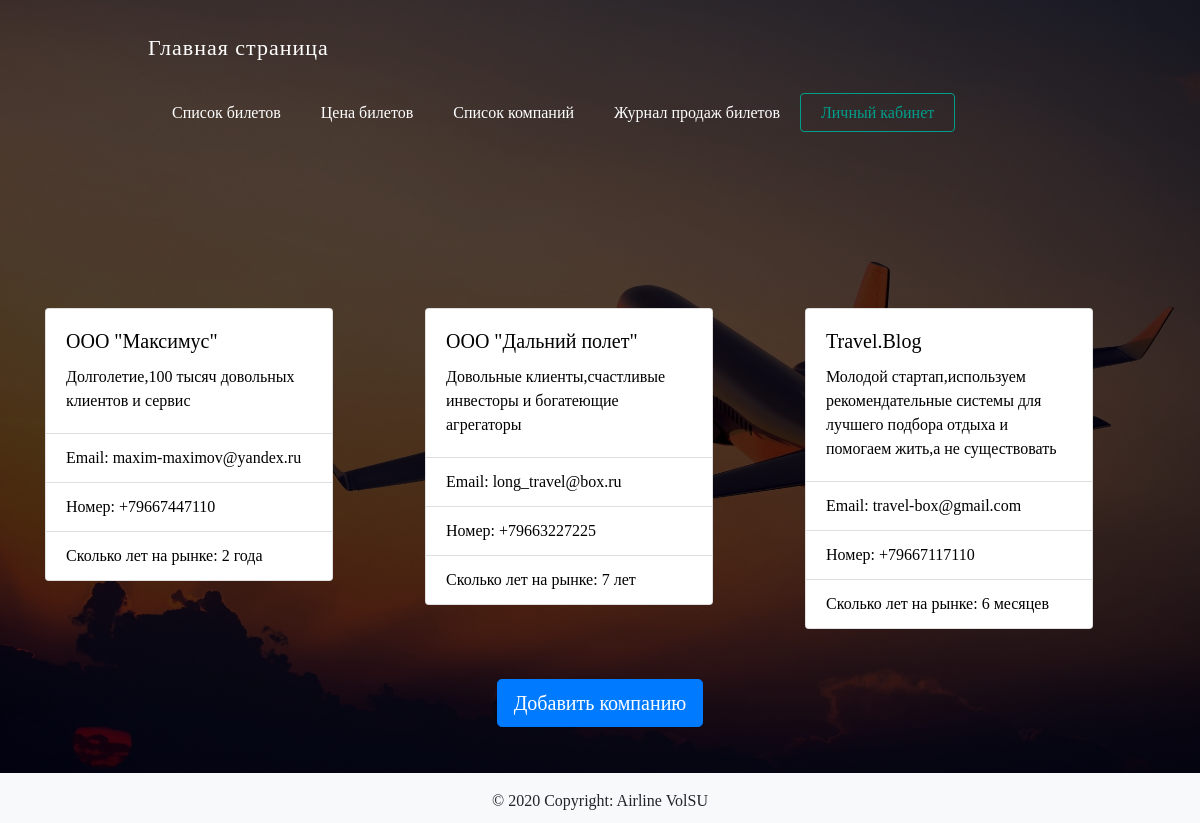
Screenshot of /list_company.php (signed in) with the database file from the repository.
### tables this page shows
CREATE TABLE `company` (
  `company_id` int(11) NOT NULL,
  `company_name` text NOT NULL,
  `company_email` text NOT NULL,
  `company_phone` text NOT NULL,
  `company_age` text NOT NULL,
  `company_info` mediumtext NOT NULL,
  PRIMARY KEY (`company_id`)
);

### list_company.php (the view, shortened to what this page needs)
<?php
include 'constants.php';
$dbc = mysqli_connect($host, $username_db, $password_db, $db_name);
$sql = "SELECT * FROM `company`";
$result = $dbc -> query($sql);
?>
<!DOCTYPE html>
<html lang="en">
<head>
    <?php include_once 'header.php'; ?>
</head>
<body>
<div class="wrapper">
    <?php include_once 'navbar.php'; ?>
    <div class="content">
        <div class="container">
            <div class="row">
                <?php
                foreach ($result as $item){
                    $company_name = $item['company_name'];
                    $company_email = $item['company_email'];
                    $company_phone = $item['company_phone'];
                    $company_age = $item['company_age'];
                    $company_info = $item['company_info'];
                    echo ("
                        <div class=\"col-lg-4 col-md-4 col-sm-12 list\">
                            <div class=\"card\" style=\"width: 18rem;\">
                                <div class=\"card-body\">
                                    <h5 class=\"card-title\">$company_name</h5>
                                    <p class=\"card-text\">$company_info</p>
                                </div>
                                <ul class=\"list-group list-group-flush\">
                                    <li class=\"list-group-item\">Email: $company_email</li>
                                    <li class=\"list-group-item\">Номер: $company_phone</li>
                                    <li class=\"list-group-item\">Сколько лет на рынке: $company_age</li>
                                </ul>
                            </div>
                        </div>
                        ");
                }
                ?>
            </div>
            <div class="text-center">
                <form action="form_company.php">
                    <button class="btn btn-primary btn-lg" type="submit">
                        Добавить компанию
                    </button>
                </form>
            </div>
            <br>
            <br>
        </div>
        <br>
        <br>
    </div>
    <?php include_once 'footer.php'; ?>
</div>
</body>
</html>

### style/style.css (style rules this page uses)
html, body { margin: 0; padding: 0; width: 100%; }
.container { margin-top:8%; }
body { width:100%; height: 100vh; background: linear-gradient( rgba(0, 0, 0, 0.7), rgba(0, 0, 0, 0.7) ),url(../images/fly.jpg); background-position: center; background-repeat: no-repeat; background-size: cover; display: table; font-family: Montserrat; }
.row { color: #000; }
.list { margin-top: 50px; margin-bottom: 50px; }
.row { margin-top:40px; }

### rows the page displays
company: company_name "ООО \"Максимус\"", company_info "Долголетие,100 тысяч довольных клиентов и сервис", company_email "maxim-maximov@yandex.ru", company_phone "+79667447110", company_age "2 года"
company: company_name "ООО \"Дальний полет\"", company_info "Довольные клиенты,счастливые инвесторы и богатеющие агрегаторы", company_email "long_travel@box.ru", company_phone "+79663227225", company_age "7 лет"
company: company_name "Travel.Blog", company_info "Молодой стартап,используем рекомендательные системы для лучшего подбора отдыха и помогаем жить,а не существовать", company_email "travel-box@gmail.com", company_phone "+79667117110", company_age "6 месяцев"
